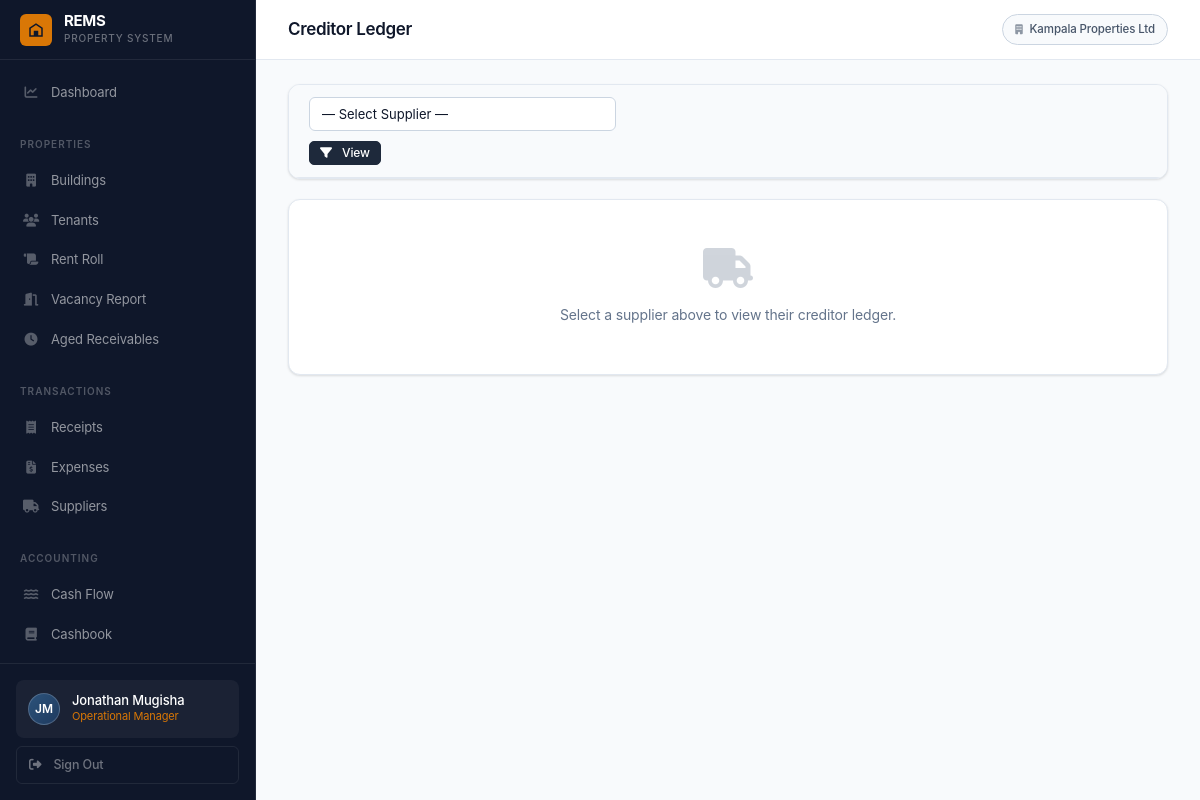
/finance/creditor-ledger/ (signed in), run on the app's committed database.
### accounts/models.py (models this page shows, shortened)
class User(AbstractUser):
    ROLE_SUPER_ADMIN        = 'super_admin'
    ROLE_OP_MANAGER         = 'op_manager'
    ROLE_PROPERTY_MANAGER   = 'property_manager'
    ROLE_CASHIER_RECEIPTS   = 'cashier_receipts'
    ROLE_CASHIER_EXPENSES   = 'cashier_expenses'
    ROLE_ACCOUNTANT         = 'accountant'
    ROLE_CHOICES = [
        (ROLE_SUPER_ADMIN,      'Super Admin'),
        (ROLE_OP_MANAGER,       'Operational Manager'),
        (ROLE_PROPERTY_MANAGER, 'Property Manager'),
        (ROLE_CASHIER_RECEIPTS, 'Cashier – Receipts'),
        (ROLE_CASHIER_EXPENSES, 'Cashier – Expenses'),
        (ROLE_ACCOUNTANT,       'Accountant'),
    ]
    organisation = models.ForeignKey(
        Organisation, null=True, blank=True,
        on_delete=models.SET_NULL, related_name='users'
    )
    role = models.CharField(max_length=30, choices=ROLE_CHOICES, default=ROLE_CASHIER_RECEIPTS)
    phone = models.CharField(max_length=30, blank=True)
    is_active = models.BooleanField(default=True)
    buildings = models.ManyToManyField('buildings.Building', blank=True, related_name='assigned_users')
    def has_role(self, role_key):
        if self.role == role_key:
            return True
        return self.user_roles.filter(role=role_key).exists()
    @property
    def is_super_admin(self):
        return self.has_role(self.ROLE_SUPER_ADMIN)
    @property
    def is_op_manager(self):
        return self.has_role(self.ROLE_OP_MANAGER)
    @property
    def is_accountant(self):
        return self.has_role(self.ROLE_ACCOUNTANT)
    def can_access_finance(self):
        return self.is_op_manager or self.is_accountant
    def can_receipt(self):
        return self.is_op_manager or self.is_cashier_receipts
    def can_expense(self):
        return self.is_op_manager or self.is_cashier_expenses
    def can_manage_tenants(self):
        return self.is_op_manager or self.is_property_manager
    def can_configure_taxes(self):
        return self.is_accountant

class Organisation(models.Model):
    name = models.CharField(max_length=200)
    contact_email = models.EmailField()
    phone = models.CharField(max_length=30, blank=True)
    address = models.TextField(blank=True)
    subscription_status = models.CharField(
        max_length=20,
        choices=[('active', 'Active'), ('suspended', 'Suspended'), ('trial', 'Trial')],
        default='trial'
    )
    created_at = models.DateTimeField(auto_now_add=True)
    class Meta:
        ordering = ['name']

### finance/views.py (the view, shortened to what this page needs)
# urls.py: path('creditor-ledger/',       views.creditor_ledger,       name='creditor_ledger'),
@login_required
def creditor_ledger(request):
    if not request.user.can_access_finance():
        return HttpResponseForbidden()
    org = request.user.organisation
    supplier_id = request.GET.get('supplier')
    suppliers = Supplier.objects.filter(organisation=org)
    selected_supplier = None
    entries = []
    total_dr = total_cr = balance = Decimal('0')
    return render(request, 'finance/creditor_ledger.html', {
        'suppliers': suppliers,
        'selected_supplier': selected_supplier, 'entries': entries,
        'total_dr': total_dr, 'total_cr': total_cr, 'balance': balance,
        'supplier_filter': supplier_id,
    })

### templates/finance/creditor_ledger.html (shortened to what this page needs)
{% extends 'base.html' %}
{% load humanize %}
{% block page_title %}Creditor Ledger{% endblock %}
{% block content %}
<div class="card" style="margin-bottom:20px;">
  <div class="filter-bar">
    <form method="get" style="display:flex;gap:10px;align-items:center;flex-wrap:wrap;">
      <select name="supplier" onchange="this.form.submit()">
        <option value="">— Select Supplier —</option>
      </select>
      <button type="submit" class="btn btn-primary btn-sm"><i class="fas fa-filter"></i>&nbsp; View</button>
    </form>
  </div>
</div>
{% if selected_supplier %}
<div class="card">
  <div class="card-header" style="justify-content:space-between;">
    <span class="card-title">{{ selected_supplier.name }}</span>
    <span class="badge {% if balance > 0 %}badge-warning{% else %}badge-success{% endif %}">
      Balance: UGX {{ balance|floatformat:0|intcomma }} {% if balance > 0 %}CR OUTSTANDING{% else %}SETTLED{% endif %}
    </span>
  </div>
  <div class="table-container">
    <table class="rems-table">
      <thead>
        <tr>
          <th colspan="3" style="text-align:center;background:rgba(11,25,41,.07);border-right:2px solid var(--border);">DR — Payments Made (Left)</th>
          <th colspan="3" style="text-align:center;background:rgba(11,25,41,.07);">CR — Invoices Received (Right)</th>
        </tr>
        <tr>
          <th>Date</th><th>Description</th><th class="money" style="border-right:2px solid var(--border);">Amount (UGX)</th>
          <th>Date</th><th>Description</th><th class="money">Amount (UGX)</th>
        </tr>
      </thead>
      <tbody>
        {% for e in entries %}
        <tr>
          {% if e.debit_amount %}
          <td style="white-space:nowrap;">{{ e.entry_date|date:"d M Y" }}</td>
          <td style="font-size:13px;">{{ e.description }}</td>
          <td class="money text-debit" style="border-right:2px solid var(--border);">{{ e.debit_amount|floatformat:0|intcomma }}</td>
          {% else %}
          <td colspan="3" style="border-right:2px solid var(--border);"></td>
          {% endif %}
          {% if e.credit_amount %}
          <td style="white-space:nowrap;">{{ e.entry_date|date:"d M Y" }}</td>
          <td style="font-size:13px;">{{ e.description }}</td>
          <td class="money text-credit">{{ e.credit_amount|floatformat:0|intcomma }}</td>
          {% else %}
          <td colspan="3"></td>
          {% endif %}
        </tr>
        {% empty %}
        <tr><td colspan="6" style="text-align:center;padding:32px;color:var(--text-muted);">No ledger entries.</td></tr>
        {% endfor %}
      </tbody>
      <tfoot>
        <tr style="font-weight:700;background:var(--bg-light);">
          <td colspan="2" style="padding:10px;">Totals</td>
          <td class="money" style="border-right:2px solid var(--border);">{{ total_dr|floatformat:0|intcomma }}</td>
          <td colspan="2"></td>
          <td class="money">{{ total_cr|floatformat:0|intcomma }}</td>
        </tr>
      </tfoot>
    </table>
  </div>
</div>
{% else %}
<div class="card">
  <div class="card-body" style="text-align:center;padding:48px;color:var(--text-muted);">
    <i class="fas fa-truck" style="font-size:40px;margin-bottom:16px;opacity:.3;"></i>
    <p>Select a supplier above to view their creditor ledger.</p>
  </div>
</div>
{% endif %}
{% endblock %}

### templates/base.html (shortened to what this page needs)
{% load humanize %}
<!DOCTYPE html>
<html lang="en">
<head>
<link rel="stylesheet" href="https://cdnjs.cloudflare.com/ajax/libs/font-awesome/6.5.0/css/all.min.css">
<link rel="stylesheet" href="/static/css/rems.css">
</head>
<body>
<aside class="sidebar">
  <a href="{% url 'dashboard:home' %}" class="sidebar-brand">
    <div class="sidebar-brand-mark">
      <svg viewBox="0 0 24 24" xmlns="http://www.w3.org/2000/svg">
        <path d="M3 21V9l9-6 9 6v12H3zm2-2h4v-4h6v4h4V10.1L12 5.2 5 10.1V19zm4-4h6v-2H9v2z"/>
      </svg>
    </div>
    <div>
      <div class="sidebar-brand-name">REMS</div>
      <div class="sidebar-brand-sub">Property System</div>
    </div>
  </a>
  <nav class="sidebar-nav">
    {% if user.is_op_manager or user.is_super_admin %}
    <a href="{% url 'dashboard:home' %}"
       class="nav-item {% if request.resolver_match.app_name == 'dashboard' %}active{% endif %}">
      <span class="nav-icon"><i class="fas fa-chart-line"></i></span> Dashboard
    </a>
    {% endif %}
    {% if user.can_manage_tenants or user.is_op_manager %}
    <div class="nav-section">Properties</div>
    {% if user.is_op_manager or user.is_super_admin %}
    <a href="{% url 'buildings:list' %}"
       class="nav-item {% if request.resolver_match.app_name == 'buildings' %}active{% endif %}">
      <span class="nav-icon"><i class="fas fa-building"></i></span> Buildings
    </a>
    {% endif %}
    <a href="{% url 'tenants:list' %}"
       class="nav-item {% if request.resolver_match.app_name == 'tenants' and 'vacancy' not in request.path and 'aged' not in request.path and 'rent-roll' not in request.path %}active{% endif %}">
      <span class="nav-icon"><i class="fas fa-users"></i></span> Tenants
    </a>
    <a href="{% url 'tenants:rent_roll' %}"
       class="nav-item {% if 'rent-roll' in request.path %}active{% endif %}">
      <span class="nav-icon"><i class="fas fa-scroll"></i></span> Rent Roll
    </a>
    <a href="{% url 'tenants:vacancy' %}"
       class="nav-item {% if 'vacancy' in request.path %}active{% endif %}">
      <span class="nav-icon"><i class="fas fa-door-open"></i></span> Vacancy Report
    </a>
    <a href="{% url 'tenants:aged_receivables' %}"
       class="nav-item {% if 'aged-receivables' in request.path %}active{% endif %}">
      <span class="nav-icon"><i class="fas fa-clock"></i></span> Aged Receivables
    </a>
    {% endif %}
    {% if user.can_receipt or user.can_expense %}
    <div class="nav-section">Transactions</div>
    {% if user.can_receipt %}
    <a href="{% url 'receipts:list' %}"
       class="nav-item {% if request.resolver_match.app_name == 'receipts' %}active{% endif %}">
      <span class="nav-icon"><i class="fas fa-receipt"></i></span> Receipts
    </a>
    {% endif %}
    {% if user.can_expense %}
    <a href="{% url 'expenses:list' %}"
       class="nav-item {% if request.resolver_match.app_name == 'expenses' and 'supplier' not in request.path %}active{% endif %}">
      <span class="nav-icon"><i class="fas fa-file-invoice-dollar"></i></span> Expenses
    </a>
    <a href="{% url 'expenses:supplier_list' %}"
       class="nav-item {% if 'supplier' in request.path %}active{% endif %}">
      <span class="nav-icon"><i class="fas fa-truck"></i></span> Suppliers
    </a>
    {% endif %}
    {% endif %}
    {% if user.can_access_finance or user.can_manage_tenants %}
    <div class="nav-section">Accounting</div>
    {% if user.can_manage_tenants %}
    <a href="{% url 'finance:cash_flow' %}"
       class="nav-item {% if 'cash-flow' in request.path %}active{% endif %}">
      <span class="nav-icon"><i class="fas fa-water"></i></span> Cash Flow
    </a>
    {% endif %}
    {% if user.can_access_finance %}
    <a href="{% url 'finance:cashbook' %}"
       class="nav-item {% if 'cashbook' in request.path %}active{% endif %}">
      <span class="nav-icon"><i class="fas fa-book"></i></span> Cashbook
    </a>
    <a href="{% url 'finance:debtor_ledger' %}"
       class="nav-item {% if 'debtor-ledger' in request.path %}active{% endif %}">
    </a>
    {% endif %}
    {% endif %}
  </nav>
  <div class="sidebar-footer">
    <div class="user-chip">
      <div class="user-avatar">{{ user.first_name.0|upper }}{{ user.last_name.0|upper }}</div>
      <div style="min-width:0;">
        <div class="user-name">{{ user.get_full_name|default:user.username }}</div>
        <div class="user-role">
          {{ user.get_role_display }}{% for r in user.user_roles.all %} &middot; {{ r.get_role_display }}{% endfor %}
        </div>
      </div>
    </div>
    <a href="{% url 'accounts:logout' %}" class="sidebar-signout">
      <i class="fas fa-sign-out-alt"></i> Sign Out
    </a>
  </div>
</aside>
<div class="main-wrapper">
  <header class="topbar">
    <div class="topbar-left">
      <h1 class="page-title">{% block page_title %}{% endblock %}</h1>
    </div>
    <div class="topbar-actions">
      {% if user.organisation %}
      <span class="org-label">
        <i class="fas fa-building" style="font-size:10px;margin-right:4px;opacity:.6;"></i>
        {{ user.organisation.name }}
      </span>
      {% endif %}
    </div>
  </header>
  <main class="content">
    {% block content %}{% endblock %}
  </main>
</div>
</body>
</html>

### data on the page
User: first_name.0 "J", last_name.0 "M", get_full_name "Jonathan Mugisha", role "Operational Manager", organisation.name "Kampala Properties Ltd"
